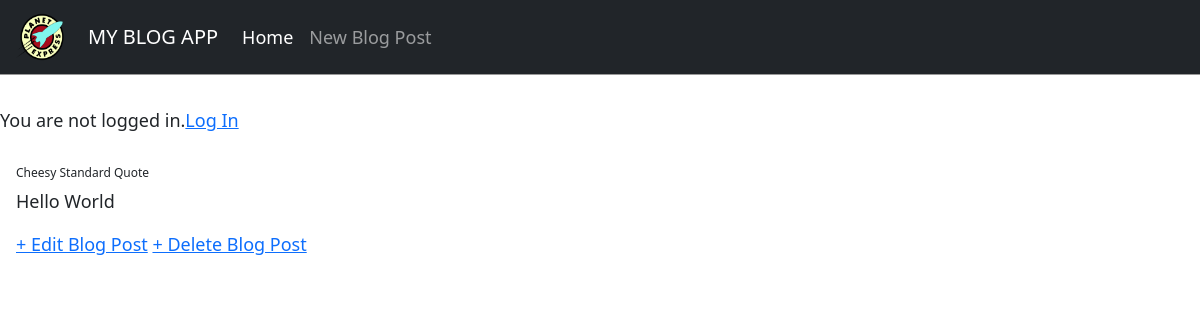
/post/3/, run on an earlier commit of the app's database.
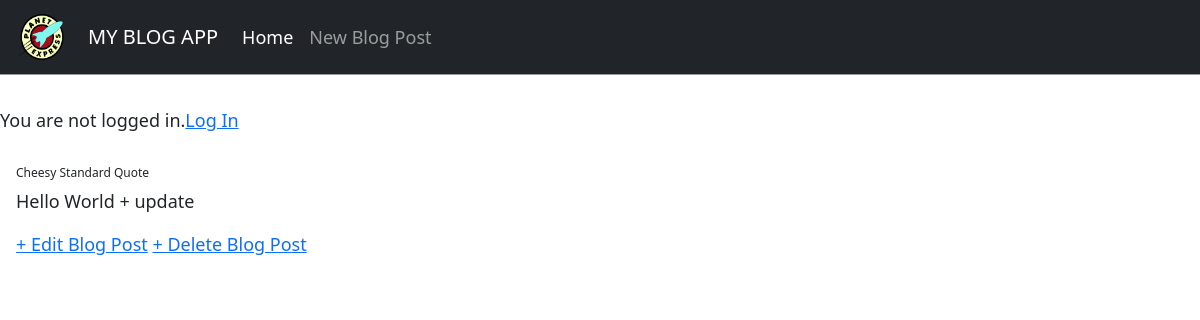
And on a later commit of the database.
### blog/models.py (models this page shows, shortened)
class Post(models.Model):
    title = models.CharField(max_length=200)
    author = models.ForeignKey('auth.User', on_delete=models.CASCADE)
    body = models.TextField()

### blog/views.py (the view)
# urls.py: path('post/<int:pk>/', BlogDetailView.as_view(), name='post_detail'),
class BlogDetailView(DetailView):
    model = Post
    template_name = "post_detail.html"

### templates/post_detail.html (shortened to what this page needs)
{% extends 'base.html' %}
{% block content %}
    <div class="post-entry">
        <h3>{{ post.title }}</h3>
        <p>{{ post.body }}</p>
    </div>
    <a href="{% url 'post_edit' post.pk %}">+ Edit Blog Post</a>
    <a href="{% url 'post_delete' post.pk %}">+ Delete Blog Post</a>
{% endblock content %}

What changed in the data, as far as the page shows it:
changed Post "Cheesy Standard Quote": body "Hello World" → "Hello World + update"
